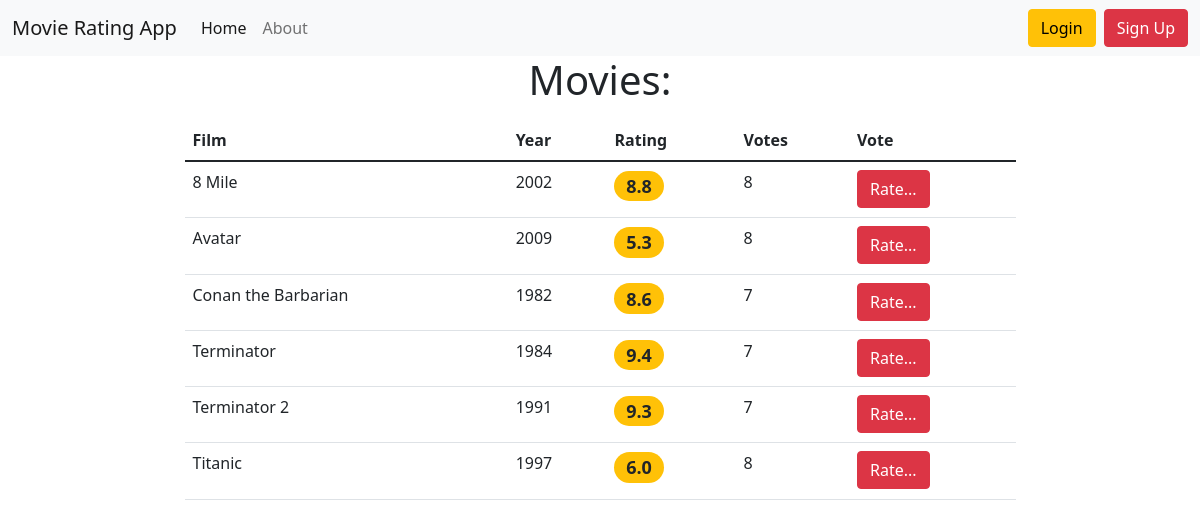
The app's page /, older data.
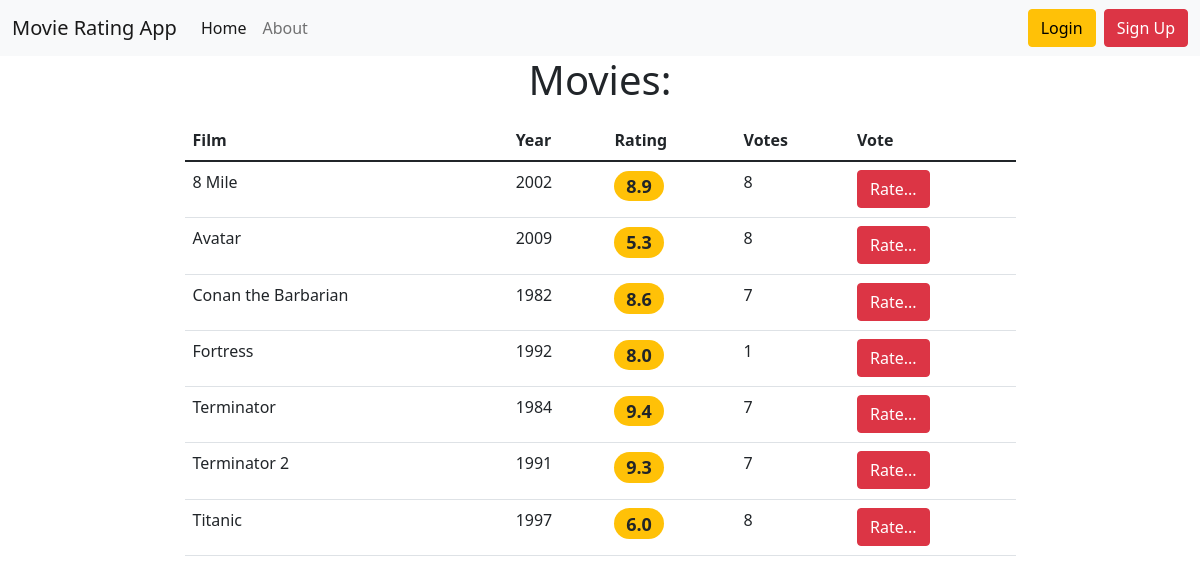
The same page, newer data.
### movie_rating/models.py (models this page shows, shortened)
class Movie(models.Model):
    title = models.CharField(max_length=55, unique=True)
    slug = models.SlugField(unique=True)
    description = models.TextField()
    year = models.PositiveSmallIntegerField()
    country = models.CharField(max_length=20)
    is_active = models.BooleanField(default=True)
    def get_absolute_url(self):
        return reverse('detail', kwargs={'slug': self.slug})
    @property
    def average_rating(self):
        return self.rating.filter(is_active=True).aggregate(Avg('rating'))['rating__avg']
    @property
    def count_votes(self):
        return self.rating.filter(is_active=True).aggregate(Count('rating'))['rating__count']
    class Meta:
        ordering = ['title']

### movie_rating/views.py (the view)
# urls.py: path('', HomePage.as_view(), name="home"),
class HomePage(ListView):
    model = Movie
    template_name = 'movie_rating/home.html'
    context_object_name = 'movies'
    paginate_by = 15
    def get_context_data(self, *, object_list=None, **kwargs):
        context = super().get_context_data(**kwargs)
        context['title'] = 'Home page'
        return context
    def get_queryset(self):
        return Movie.objects.filter(is_active=True)

### movie_rating/templates/movie_rating/home.html (shortened to what this page needs)
{% extends 'base.html' %}
{% load static %}
{% block content %}
<h1 class="text-center mb-3">
    Movies:
</h1>
{% if movies %}
<table class="table">
    <thead>
    <tr>
        <th scope="col">Film</th>
        <th scope="col">Year</th>
        <th scope="col">Rating</th>
        <th scope="col">Votes</th>
        <th scope="col">Vote</th>
    </tr>
    </thead>
    <tr>
        {% for movie in movies %}
        <td>{{ movie.title }}</td>
        <td>{{ movie.year }}</td>
        <td><h4><span class="badge rounded-pill bg-warning text-dark">{{ movie.average_rating|floatformat:1 }}</span>
        </h4></td>
        <td>{{ movie.count_votes }}</td>
        <td><a href="{{ movie.get_absolute_url }}" class="btn btn-danger">Rate...</a></td>
    </tr>
    {% endfor %}
</table>
{% else %}
<p>No movies</p>
{% endif %}
{% endblock %}

### templates/base.html (shortened to what this page needs)
<!DOCTYPE html>
<html lang="en">
<head>
    <link href="https://cdn.jsdelivr.net/npm/bootstrap@5.1.3/dist/css/bootstrap.min.css" rel="stylesheet"
>
</head>
<body>
<nav class="navbar navbar-expand-lg navbar-light bg-light">
    <div class="container-fluid">
        <a class="navbar-brand" href="{% url 'home' %}">Movie Rating App</a>
        <div class="collapse navbar-collapse" id="navbarNavAltMarkup">
            <div class="navbar-nav">
                <a class="nav-link active" aria-current="page" href="{% url 'home' %}">Home</a>
                <a class="nav-link" href="{% url 'about' %}">About</a>
            </div>
        </div>
        {% if request.user.is_authenticated %}
        Welcome, {{ user.username }}
        &ensp;<a class="btn btn-success" href="{% url 'accounts:profile' %}" type="submit">Profile: {{ user.username }}</a>
        &ensp;<a class="btn btn-warning" href="{% url 'accounts:logout' %}" type="submit">Logout</a>
        {% else %}
        <a class="btn btn-warning" href="{% url 'accounts:login' %}" type="submit">Login</a>&ensp;
        <a class="btn btn-danger" href="{% url 'accounts:register' %}" type="submit">Sign Up</a>
        {% endif %}
    </div>
</nav>
<div class="container">
    <div class="row">
        <div class="col-md-9 m-auto">
            {% block content %}
            {% endblock %}
        </div>
    </div>
</div>
</body>
</html>

Row changes from the older to the newer data that the page shows:
computed for Movie "8 Mile": average_rating "8.8" → "8.9"
added Movie: title "Fortress", year "1992", average_rating "8.0", count_votes "1"
